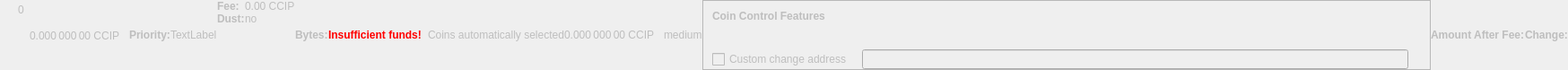
    <widget class="QWidget" name="dummyHideWidget" native="true">
     <property name="enabled">
      <bool>false</bool>
     </property>
     <property name="maximumSize">
      <size>
       <width>100</width>
       <height>22</height>
      </size>
     </property>
     <layout class="QHBoxLayout" name="dummyHideLayout">
      <property name="spacing">
       <number>0</number>
      </property>
      <property name="leftMargin">
       <number>0</number>
      </property>
      <property name="topMargin">
       <number>0</number>
      </property>
      <property name="rightMargin">
       <number>0</number>
      </property>
      <property name="bottomMargin">
       <number>0</number>
      </property>
      <item>
       <layout class="QFormLayout" name="formLayoutCoinControl1">
        <property name="horizontalSpacing">
         <number>10</number>
        </property>
        <property name="verticalSpacing">
         <number>14</number>
        </property>
        <property name="leftMargin">
         <number>10</number>
        </property>
        <property name="topMargin">
         <number>4</number>
        </property>
        <property name="rightMargin">
         <number>6</number>
        </property>
        <item row="0" column="1">
         <widget class="QLabel" name="labelCoinControlBytes">
          <property name="cursor">
           <cursorShape>IBeamCursor</cursorShape>
          </property>
          <property name="contextMenuPolicy">
           <enum>Qt::ActionsContextMenu</enum>
          </property>
          <property name="text">
           <string notr="true">0</string>
          </property>
          <property name="textInteractionFlags">
           <set>Qt::LinksAccessibleByMouse|Qt::TextSelectableByKeyboard|Qt::TextSelectableByMouse</set>
          </property>
         </widget>
        </item>
       </layout>
      </item>
      <item>
       <widget class="QLabel" name="labelCoinControlAfterFee">
        <property name="enabled">
         <bool>false</bool>
        </property>
        <property name="sizePolicy">
         <sizepolicy hsizetype="Fixed" vsizetype="Fixed">
          <horstretch>0</horstretch>
          <verstretch>0</verstretch>
         </sizepolicy>
        </property>
        <property name="minimumSize">
         <size>
          <width>111</width>
          <height>12</height>
         </size>
        </property>
        <property name="maximumSize">
         <size>
          <width>111</width>
          <height>12</height>
         </size>
        </property>
        <property name="cursor">
         <cursorShape>IBeamCursor</cursorShape>
        </property>
        <property name="contextMenuPolicy">
         <enum>Qt::ActionsContextMenu</enum>
        </property>
        <property name="text">
         <string notr="true">0.000 000 00 CCIP</string>
        </property>
        <property name="textInteractionFlags">
         <set>Qt::LinksAccessibleByMouse|Qt::TextSelectableByKeyboard|Qt::TextSelectableByMouse</set>
        </property>
       </widget>
      </item>
      <item>
       <widget class="QLabel" name="labelCoinControlPriorityText">
        <property name="enabled">
         <bool>false</bool>
        </property>
        <property name="font">
         <font>
          <weight>75</weight>
          <bold>true</bold>
         </font>
        </property>
        <property name="text">
         <string>Priority:</string>
        </property>
       </widget>
      </item>
      <item>
       <layout class="QHBoxLayout" name="horizontalLayout">
        <item>
         <widget class="QLabel" name="WarningLabel">
          <property name="text">
           <string>TextLabel</string>
          </property>
         </widget>
        </item>
       </layout>
      </item>
      <item>
       <layout class="QFormLayout" name="formLayoutCoinControl3">
        <property name="horizontalSpacing">
         <number>0</number>
        </property>
        <property name="verticalSpacing">
         <number>0</number>
        </property>
        <property name="leftMargin">
         <number>0</number>
        </property>
        <property name="topMargin">
         <number>0</number>
        </property>
        <property name="rightMargin">
         <number>0</number>
        </property>
        <item row="0" column="0">
         <widget class="QLabel" name="labelCoinControlFeeText">
          <property name="enabled">
           <bool>false</bool>
          </property>
          <property name="font">
           <font>
            <weight>75</weight>
            <bold>true</bold>
           </font>
          </property>
          <property name="text">
           <string>Fee:</string>
          </property>
          <property name="margin">
           <number>0</number>
          </property>
         </widget>
        </item>
        <item row="0" column="1">
         <widget class="QLabel" name="labelCoinControlFee">
          <property name="enabled">
           <bool>false</bool>
          </property>
          <property name="cursor">
           <cursorShape>IBeamCursor</cursorShape>
          </property>
          <property name="contextMenuPolicy">
           <enum>Qt::ActionsContextMenu</enum>
          </property>
          <property name="text">
           <string notr="true">0.00 CCIP</string>
          </property>
          <property name="textInteractionFlags">
           <set>Qt::LinksAccessibleByMouse|Qt::TextSelectableByKeyboard|Qt::TextSelectableByMouse</set>
          </property>
         </widget>
        </item>
        <item row="1" column="0">
         <widget class="QLabel" name="labelCoinControlLowOutputText">
          <property name="enabled">
           <bool>false</bool>
          </property>
          <property name="font">
           <font>
            <weight>75</weight>
            <bold>true</bold>
           </font>
          </property>
          <property name="text">
           <string>Dust:</string>
          </property>
         </widget>
        </item>
        <item row="1" column="1">
         <widget class="QLabel" name="labelCoinControlLowOutput">
          <property name="enabled">
           <bool>false</bool>
          </property>
          <property name="cursor">
           <cursorShape>IBeamCursor</cursorShape>
          </property>
          <property name="contextMenuPolicy">
           <enum>Qt::ActionsContextMenu</enum>
          </property>
          <property name="text">
           <string>no</string>
          </property>
          <property name="textInteractionFlags">
           <set>Qt::LinksAccessibleByMouse|Qt::TextSelectableByKeyboard|Qt::TextSelectableByMouse</set>
          </property>
         </widget>
        </item>
       </layout>
      </item>
      <item>
       <widget class="QLabel" name="labelCoinControlBytesText">
        <property name="enabled">
         <bool>false</bool>
        </property>
        <property name="font">
         <font>
          <weight>75</weight>
          <bold>true</bold>
         </font>
        </property>
        <property name="text">
         <string>Bytes:</string>
        </property>
       </widget>
      </item>
      <item>
       <layout class="QFormLayout" name="formLayoutCoinControl2">
        <property name="horizontalSpacing">
         <number>0</number>
        </property>
        <property name="verticalSpacing">
         <number>0</number>
        </property>
        <property name="leftMargin">
         <number>0</number>
        </property>
        <property name="topMargin">
         <number>0</number>
        </property>
        <property name="rightMargin">
         <number>0</number>
        </property>
       </layout>
      </item>
      <item>
       <layout class="QHBoxLayout" name="horizontalLayoutCoinControl2">
        <property name="spacing">
         <number>0</number>
        </property>
        <property name="bottomMargin">
         <number>0</number>
        </property>
       </layout>
      </item>
      <item>
       <widget class="QLabel" name="labelCoinControlInsuffFunds">
        <property name="enabled">
         <bool>false</bool>
        </property>
        <property name="minimumSize">
         <size>
          <width>0</width>
          <height>0</height>
         </size>
        </property>
        <property name="font">
         <font>
          <weight>75</weight>
          <bold>true</bold>
         </font>
        </property>
        <property name="styleSheet">
         <string notr="true">color:red;font-weight:bold;</string>
        </property>
        <property name="text">
         <string>Insufficient funds!</string>
        </property>
        <property name="margin">
         <number>5</number>
        </property>
       </widget>
      </item>
      <item>
       <layout class="QFormLayout" name="formLayoutCoinControl4">
        <property name="horizontalSpacing">
         <number>0</number>
        </property>
        <property name="verticalSpacing">
         <number>0</number>
        </property>
        <property name="leftMargin">
         <number>0</number>
        </property>
        <property name="topMargin">
         <number>0</number>
        </property>
        <property name="rightMargin">
         <number>0</number>
        </property>
       </layout>
      </item>
      <item>
       <widget class="QLabel" name="labelCoinControlChangeLabel">
        <property name="enabled">
         <bool>false</bool>
        </property>
        <property name="sizePolicy">
         <sizepolicy hsizetype="Preferred" vsizetype="Expanding">
          <horstretch>0</horstretch>
          <verstretch>0</verstretch>
         </sizepolicy>
        </property>
        <property name="minimumSize">
         <size>
          <width>0</width>
          <height>0</height>
         </size>
        </property>
        <property name="text">
         <string/>
        </property>
        <property name="margin">
         <number>3</number>
        </property>
       </widget>
      </item>
      <item>
       <widget class="QLabel" name="labelCoinControlAutomaticallySelected">
        <property name="enabled">
         <bool>false</bool>
        </property>
        <property name="sizePolicy">
         <sizepolicy hsizetype="Fixed" vsizetype="Fixed">
          <horstretch>0</horstretch>
          <verstretch>0</verstretch>
         </sizepolicy>
        </property>
        <property name="minimumSize">
         <size>
          <width>0</width>
          <height>0</height>
         </size>
        </property>
        <property name="maximumSize">
         <size>
          <width>240</width>
          <height>16777215</height>
         </size>
        </property>
        <property name="text">
         <string>Coins automatically selected</string>
        </property>
        <property name="margin">
         <number>5</number>
        </property>
       </widget>
      </item>
      <item>
       <widget class="QLabel" name="labelCoinControlChange">
        <property name="enabled">
         <bool>false</bool>
        </property>
        <property name="sizePolicy">
         <sizepolicy hsizetype="Fixed" vsizetype="Fixed">
          <horstretch>0</horstretch>
          <verstretch>0</verstretch>
         </sizepolicy>
        </property>
        <property name="minimumSize">
         <size>
          <width>111</width>
          <height>0</height>
         </size>
        </property>
        <property name="maximumSize">
         <size>
          <width>111</width>
          <height>16777215</height>
         </size>
        </property>
        <property name="cursor">
         <cursorShape>IBeamCursor</cursorShape>
        </property>
        <property name="contextMenuPolicy">
         <enum>Qt::ActionsContextMenu</enum>
        </property>
        <property name="text">
         <string notr="true">0.000 000 00 CCIP</string>
        </property>
        <property name="textInteractionFlags">
         <set>Qt::LinksAccessibleByMouse|Qt::TextSelectableByKeyboard|Qt::TextSelectableByMouse</set>
        </property>
       </widget>
      </item>
      <item>
       <widget class="QLabel" name="labelCoinControlPriority">
        <property name="enabled">
         <bool>false</bool>
        </property>
        <property name="cursor">
         <cursorShape>IBeamCursor</cursorShape>
        </property>
        <property name="contextMenuPolicy">
         <enum>Qt::ActionsContextMenu</enum>
        </property>
        <property name="text">
         <string>medium</string>
        </property>
        <property name="textInteractionFlags">
         <set>Qt::LinksAccessibleByMouse|Qt::TextSelectableByKeyboard|Qt::TextSelectableByMouse</set>
        </property>
       </widget>
      </item>
      <item>
       <widget class="QFrame" name="frameCoinControl">
        <property name="sizePolicy">
         <sizepolicy hsizetype="Expanding" vsizetype="Expanding">
          <horstretch>0</horstretch>
          <verstretch>0</verstretch>
         </sizepolicy>
        </property>
        <property name="maximumSize">
         <size>
          <width>16777215</width>
          <height>16777215</height>
         </size>
        </property>
        <property name="frameShape">
         <enum>QFrame::StyledPanel</enum>
        </property>
        <property name="frameShadow">
         <enum>QFrame::Sunken</enum>
        </property>
        <layout class="QVBoxLayout" name="verticalLayoutCoinControl2_2">
         <property name="spacing">
          <number>0</number>
         </property>
         <property name="leftMargin">
          <number>0</number>
         </property>
         <property name="topMargin">
          <number>0</number>
         </property>
         <property name="rightMargin">
          <number>0</number>
         </property>
         <property name="bottomMargin">
          <number>0</number>
         </property>
         <item>
          <layout class="QVBoxLayout" name="verticalLayoutCoinControl" stretch="0,0,0,1">
           <property name="spacing">
            <number>0</number>
           </property>
           <property name="leftMargin">
            <number>10</number>
           </property>
           <property name="topMargin">
            <number>10</number>
           </property>
           <item>
            <layout class="QHBoxLayout" name="horizontalLayoutCoinControl1">
             <property name="bottomMargin">
              <number>15</number>
             </property>
             <item>
              <widget class="QLabel" name="labelCoinControlFeatures">
               <property name="enabled">
                <bool>false</bool>
               </property>
               <property name="sizePolicy">
                <sizepolicy hsizetype="Preferred" vsizetype="Maximum">
                 <horstretch>0</horstretch>
                 <verstretch>0</verstretch>
                </sizepolicy>
               </property>
               <property name="font">
                <font>
                 <weight>75</weight>
                 <bold>true</bold>
                </font>
               </property>
               <property name="styleSheet">
                <string notr="true">font-weight:bold;</string>
               </property>
               <property name="text">
                <string>Coin Control Features</string>
               </property>
              </widget>
             </item>
            </layout>
           </item>
           <item>
            <widget class="QWidget" name="widgetCoinControl" native="true">
             <property name="sizePolicy">
              <sizepolicy hsizetype="Preferred" vsizetype="Preferred">
               <horstretch>0</horstretch>
               <verstretch>0</verstretch>
              </sizepolicy>
             </property>
             <property name="minimumSize">
              <size>
               <width>0</width>
               <height>0</height>
              </size>
             </property>
             <property name="styleSheet">
              <string notr="true"/>
             </property>
             <layout class="QHBoxLayout" name="horizontalLayoutCoinControl5_2">
              <property name="leftMargin">
               <number>0</number>
              </property>
              <property name="topMargin">
               <number>0</number>
              </property>
              <property name="rightMargin">
               <number>0</number>
              </property>
              <property name="bottomMargin">
               <number>0</number>
              </property>
              <item>
               <layout class="QHBoxLayout" name="horizontalLayoutCoinControl3">
                <property name="spacing">
                 <number>20</number>
                </property>
                <property name="topMargin">
                 <number>0</number>
                </property>
                <property name="bottomMargin">
                 <number>10</number>
                </property>
               </layout>
              </item>
             </layout>
            </widget>
           </item>
           <item>
            <layout class="QHBoxLayout" name="horizontalLayoutCoinControl4" stretch="0,0,0">
             <property name="spacing">
              <number>12</number>
             </property>
             <property name="sizeConstraint">
              <enum>QLayout::SetDefaultConstraint</enum>
             </property>
             <property name="topMargin">
              <number>5</number>
             </property>
             <property name="rightMargin">
              <number>5</number>
             </property>
             <item>
              <widget class="QCheckBox" name="checkBoxCoinControlChange">
               <property name="enabled">
                <bool>false</bool>
               </property>
               <property name="toolTip">
                <string>If this is activated, but the change address is empty or invalid, change will be sent to a newly generated address.</string>
               </property>
               <property name="text">
                <string>Custom change address</string>
               </property>
              </widget>
             </item>
             <item>
              <widget class="QValidatedLineEdit" name="lineEditCoinControlChange">
               <property name="enabled">
                <bool>false</bool>
               </property>
               <property name="sizePolicy">
                <sizepolicy hsizetype="Expanding" vsizetype="Fixed">
                 <horstretch>0</horstretch>
                 <verstretch>0</verstretch>
                </sizepolicy>
               </property>
              </widget>
             </item>
             <item>
              <widget class="QLabel" name="labelCoinControlChangeLabel_2">
               <property name="sizePolicy">
                <sizepolicy hsizetype="Preferred" vsizetype="Expanding">
                 <horstretch>0</horstretch>
                 <verstretch>0</verstretch>
                </sizepolicy>
               </property>
               <property name="minimumSize">
                <size>
                 <width>0</width>
                 <height>0</height>
                </size>
               </property>
               <property name="text">
                <string/>
               </property>
               <property name="margin">
                <number>3</number>
               </property>
              </widget>
             </item>
            </layout>
           </item>
           <item>
            <spacer name="verticalSpacerCoinControl">
             <property name="orientation">
              <enum>Qt::Vertical</enum>
             </property>
             <property name="sizeHint" stdset="0">
              <size>
               <width>800</width>
               <height>1</height>
              </size>
             </property>
            </spacer>
           </item>
          </layout>
         </item>
        </layout>
       </widget>
      </item>
      <item>
       <widget class="QLabel" name="labelCoinControlAfterFeeText">
        <property name="enabled">
         <bool>false</bool>
        </property>
        <property name="minimumSize">
         <size>
          <width>0</width>
          <height>0</height>
         </size>
        </property>
        <property name="maximumSize">
         <size>
          <width>16777215</width>
          <height>16777215</height>
         </size>
        </property>
        <property name="font">
         <font>
          <weight>75</weight>
          <bold>true</bold>
         </font>
        </property>
        <property name="text">
         <string>Amount After Fee:</string>
        </property>
        <property name="alignment">
         <set>Qt::AlignLeading|Qt::AlignLeft|Qt::AlignVCenter</set>
        </property>
        <property name="margin">
         <number>0</number>
        </property>
       </widget>
      </item>
      <item>
       <widget class="QLabel" name="labelCoinControlChangeText">
        <property name="enabled">
         <bool>false</bool>
        </property>
        <property name="sizePolicy">
         <sizepolicy hsizetype="Preferred" vsizetype="Preferred">
          <horstretch>0</horstretch>
          <verstretch>0</verstretch>
         </sizepolicy>
        </property>
        <property name="minimumSize">
         <size>
          <width>0</width>
          <height>0</height>
         </size>
        </property>
        <property name="maximumSize">
         <size>
          <width>16777215</width>
          <height>16777215</height>
         </size>
        </property>
        <property name="font">
         <font>
          <weight>75</weight>
          <bold>true</bold>
         </font>
        </property>
        <property name="text">
         <string>Change:</string>
        </property>
        <property name="alignment">
         <set>Qt::AlignLeading|Qt::AlignLeft|Qt::AlignVCenter</set>
        </property>
       </widget>
      </item>
     </layout>
    </widget>
